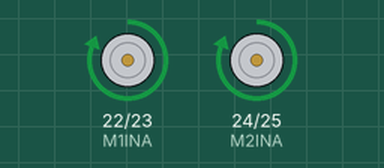
This sketch was run on a simulated Arduino Mega 2560, built with avr-gcc and run on an emulated ATmega2560. Parts: motor-driver pin pairs drawn as motors (green arrow = first pin HIGH = forward, orange = second pin HIGH = backward, longer = more drive, scaled by the enable pin).

Above: at 1.0 s.
At 3.0 s:
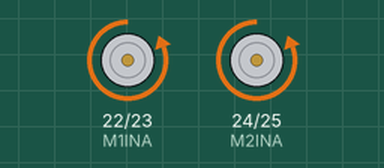
At 5.0 s:
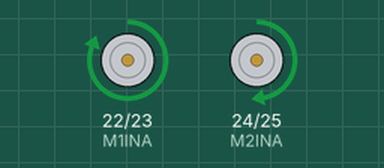
At 7.0 s:
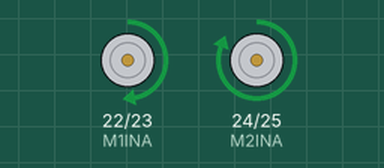
Timing chart, 0 to 10.4 s (numbered marks = the images above):
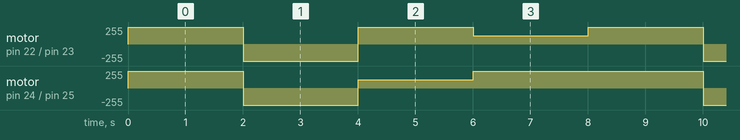

Measured:
- by itself, motor on pin 24 (M2INA) / pin 25 (M2INB): repeats every 8.0 s: backward 255/255 2.0 s, forward 127/255 2.0 s, forward 255/255 4.0 s
- by itself, motor on pin 22 (M1INA) / pin 23 (M1INB): repeats every 8.0 s: backward 255/255 2.0 s, forward 255/255 2.0 s, forward 127/255 2.0 s, forward 255/255 2.0 s

The sketch:

motoare_functii.ino
```cpp
#define M1INA 22
#define M1INB 23
#define M2INA 24
#define M2INB 25
#define PWM1 4
#define PWM2 5

void powerOffAllMotors()
{
digitalWrite(M1INA, LOW);
digitalWrite(M1INB, LOW);
digitalWrite(M2INA, LOW);
digitalWrite(M2INB, LOW);
}

void Forwards(int vel) //vel e procent
{
digitalWrite(M1INA, HIGH);
digitalWrite(M1INB, LOW);
digitalWrite(M2INA, HIGH);
digitalWrite(M2INB, LOW);
vel = vel/100*255;
analogWrite(PWM1,vel);
analogWrite(PWM2,vel);
}

void Backwards(int vel)
{
digitalWrite(M1INA, LOW);
digitalWrite(M1INB, HIGH);
digitalWrite(M2INA, LOW);
digitalWrite(M2INB, HIGH);
vel = vel/100*255;
analogWrite(PWM1,vel);
analogWrite(PWM2,vel);
}

void Right(int vel)
{
digitalWrite(M1INA, HIGH);
digitalWrite(M1INB, LOW);
digitalWrite(M2INA, HIGH);
digitalWrite(M2INB, LOW);
vel = vel/100*255;
analogWrite(PWM1,vel);
analogWrite(PWM2,vel/2);
}

void Left(int vel)
{
digitalWrite(M1INA, HIGH);
digitalWrite(M1INB, LOW);
digitalWrite(M2INA, HIGH);
digitalWrite(M2INB, LOW);
vel = vel/100*255;
analogWrite(PWM1,vel/2);
analogWrite(PWM2,vel);
}

void setup() {
pinMode(M1INA,OUTPUT);
pinMode(M1INB,OUTPUT);
pinMode(M2INA,OUTPUT);
pinMode(M2INB,OUTPUT);
pinMode(PWM1,OUTPUT);
pinMode(PWM2,OUTPUT);
powerOffAllMotors();
}

void loop() {
  Forwards(100);
  delay(2000);
  Backwards(100);
  delay(2000);
  Right(100);
  delay(2000);
  Left(100);
  delay(2000);
}
```
